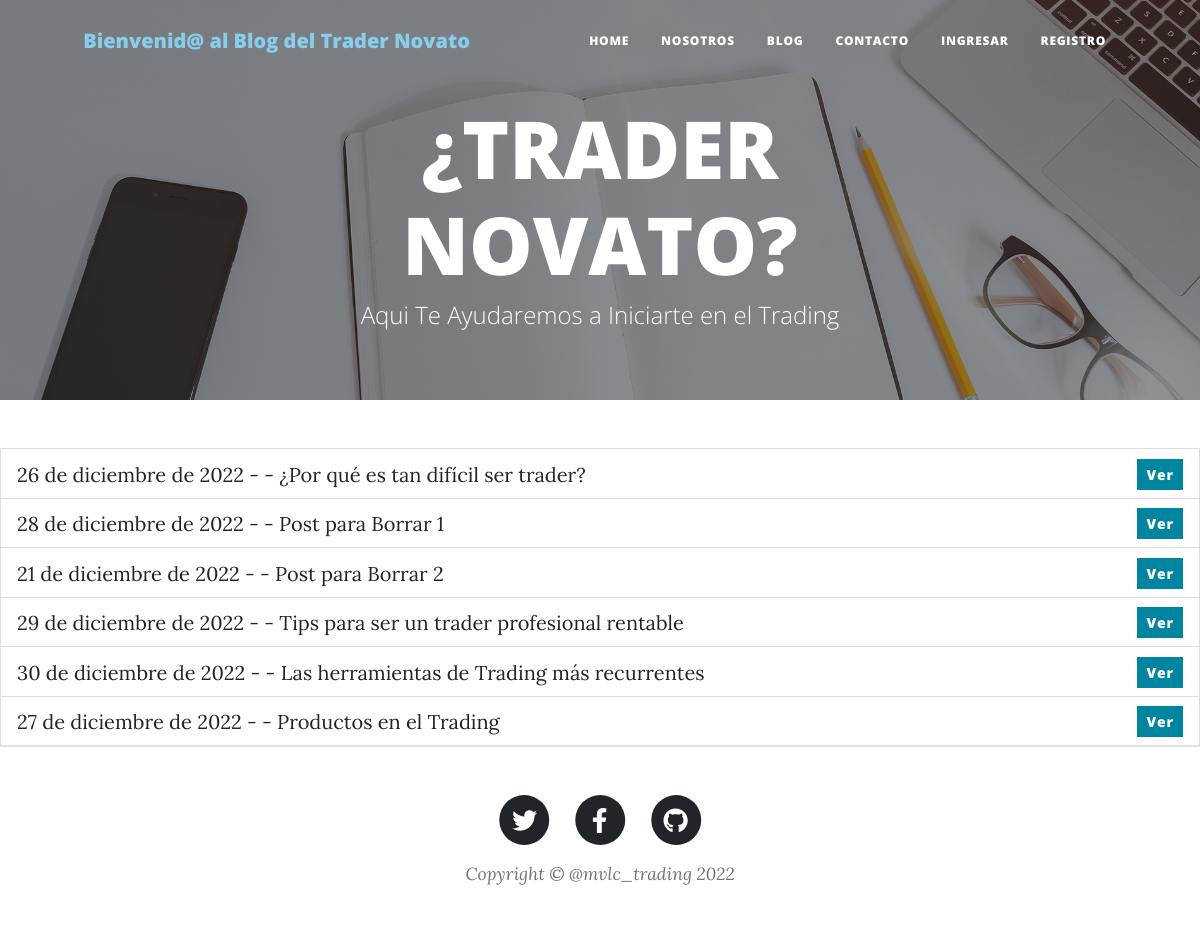
The app's page /mvlcblog/listar/, older data.
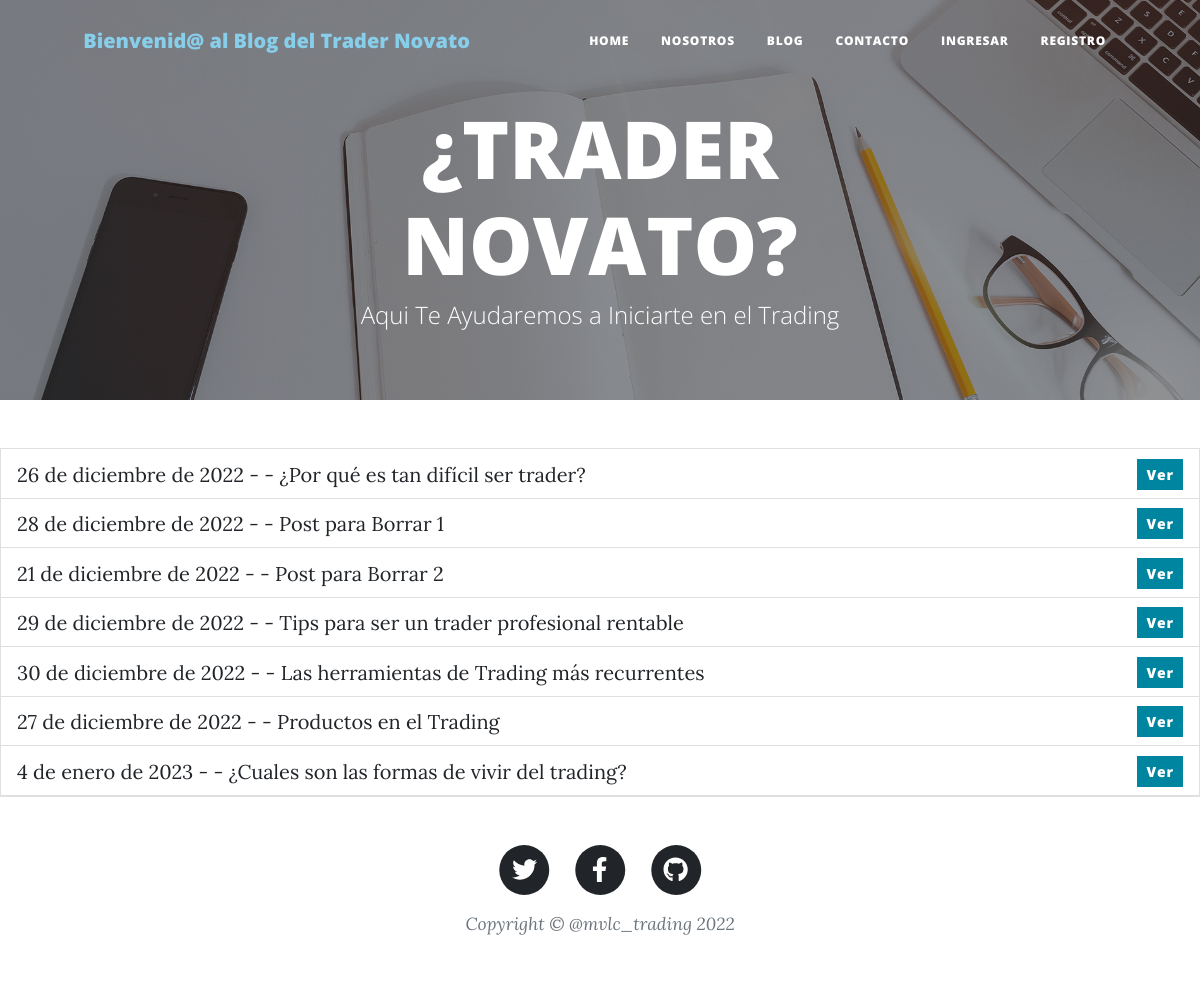
The same page, newer data.
### mvlcblog/models.py (models this page shows)
class Post(models.Model):
    titulo = models.CharField(max_length=100)
    sub_titulo = models.CharField(max_length=100)
    texto = models.TextField(max_length=4000)
    publicado_el = models.DateField()
    imagen = models.ImageField(upload_to='posts', null=True, blank=True)

### mvlcblog/views.py (the view)
# urls.py: path("mvlcblog/listar/", PostList.as_view(), name="mvlcblog-listar"),
class PostList(ListView):
    model = Post

### mvlcblog/templates/mvlcblog/post_list.html (shortened to what this page needs)
{% extends "mvlcblog/base.html" %}
{% block contenido %}
<ul class="list-group">
{% for post in object_list %}
    <li class="list-group-item d-flex justify-content-between align-items-end">
        <div class="float-left">{{post.publicado_el}} - - {{post.titulo}}</div>
        <div class="ml-auto">
        <button type="button" class="btn btn-primary btn-sm" onclick="window.location.href='{% url 'mvlcblog-detalle' post.id %}'">Ver</button>
        </div>
    </li>
{% endfor %}
</ul>
{% endblock %}

Row changes from the older to the newer data that the page shows:
added Post: publicado_el "4 de enero de 2023", titulo "¿Cuales son las formas de vivir del trading?"
